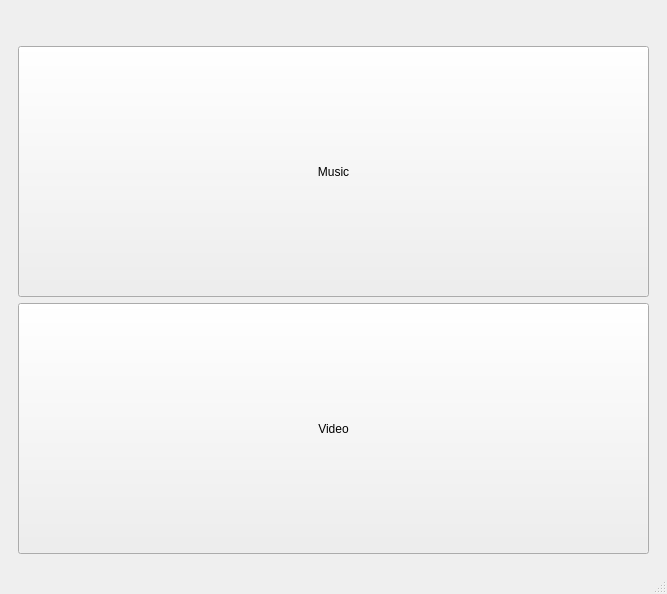
<?xml version="1.0" encoding="UTF-8"?>
<ui version="4.0">
 <class>MainWindow</class>
 <widget class="QMainWindow" name="MainWindow">
  <property name="geometry">
   <rect>
    <x>0</x>
    <y>0</y>
    <width>667</width>
    <height>594</height>
   </rect>
  </property>
  <property name="windowTitle">
   <string>MainWindow</string>
  </property>
  <widget class="QWidget" name="centralwidget">
   <property name="enabled">
    <bool>true</bool>
   </property>
   <layout class="QGridLayout" name="gridLayout_6">
    <item row="0" column="0">
     <widget class="QStackedWidget" name="stackedWidget">
      <property name="currentIndex">
       <number>2</number>
      </property>
      <widget class="QWidget" name="widget_2">
       <property name="enabled">
        <bool>false</bool>
       </property>
       <layout class="QGridLayout" name="gridLayout_8"/>
      </widget>
      <widget class="QWidget" name="musicplayer_menu">
       <layout class="QGridLayout" name="gridLayout_2">
        <item row="0" column="0" alignment="Qt::AlignLeft">
         <widget class="QPushButton" name="pushButtonBack_songs">
          <property name="text">
           <string/>
          </property>
          <property name="icon">
           <iconset>
            <normaloff>icons/back.svg</normaloff>icons/back.svg</iconset>
          </property>
          <property name="flat">
           <bool>true</bool>
          </property>
         </widget>
        </item>
        <item row="1" column="0">
         <layout class="QVBoxLayout" name="verticalLayout_4">
          <item>
           <layout class="QHBoxLayout" name="horizontalLayout_6">
            <item>
             <widget class="QPushButton" name="pushButtonSongs">
              <property name="sizePolicy">
               <sizepolicy hsizetype="Expanding" vsizetype="Expanding">
                <horstretch>0</horstretch>
                <verstretch>0</verstretch>
               </sizepolicy>
              </property>
              <property name="text">
               <string>Songs</string>
              </property>
             </widget>
            </item>
            <item>
             <widget class="QPushButton" name="pushButtonPlaylts">
              <property name="sizePolicy">
               <sizepolicy hsizetype="Expanding" vsizetype="Expanding">
                <horstretch>0</horstretch>
                <verstretch>0</verstretch>
               </sizepolicy>
              </property>
              <property name="text">
               <string>Playlist</string>
              </property>
              <property name="flat">
               <bool>false</bool>
              </property>
             </widget>
            </item>
           </layout>
          </item>
          <item>
           <layout class="QHBoxLayout" name="horizontalLayout_7">
            <item>
             <widget class="QPushButton" name="pushButtonAlbums">
              <property name="sizePolicy">
               <sizepolicy hsizetype="Expanding" vsizetype="Expanding">
                <horstretch>0</horstretch>
                <verstretch>0</verstretch>
               </sizepolicy>
              </property>
              <property name="text">
               <string>Album</string>
              </property>
             </widget>
            </item>
            <item>
             <widget class="QPushButton" name="pushButtonGenre">
              <property name="sizePolicy">
               <sizepolicy hsizetype="Expanding" vsizetype="Expanding">
                <horstretch>0</horstretch>
                <verstretch>0</verstretch>
               </sizepolicy>
              </property>
              <property name="text">
               <string>Genre</string>
              </property>
             </widget>
            </item>
           </layout>
          </item>
         </layout>
        </item>
       </layout>
      </widget>
      <widget class="QWidget" name="mediaplayer_menu">
       <layout class="QGridLayout" name="gridLayout_3">
        <item row="1" column="0">
         <layout class="QVBoxLayout" name="verticalLayout_7">
          <item>
           <layout class="QHBoxLayout" name="horizontalLayout_14">
            <item>
             <widget class="QPushButton" name="pushButtonSongMenu">
              <property name="sizePolicy">
               <sizepolicy hsizetype="Expanding" vsizetype="Expanding">
                <horstretch>0</horstretch>
                <verstretch>0</verstretch>
               </sizepolicy>
              </property>
              <property name="text">
               <string>Music</string>
              </property>
             </widget>
            </item>
           </layout>
          </item>
          <item>
           <layout class="QHBoxLayout" name="horizontalLayout_15">
            <item>
             <widget class="QPushButton" name="pushButtonVideoMenu">
              <property name="sizePolicy">
               <sizepolicy hsizetype="Expanding" vsizetype="Expanding">
                <horstretch>0</horstretch>
                <verstretch>0</verstretch>
               </sizepolicy>
              </property>
              <property name="text">
               <string>Video</string>
              </property>
             </widget>
            </item>
           </layout>
          </item>
         </layout>
        </item>
        <item row="0" column="0">
         <widget class="QPushButton" name="pushButtonBack_MP">
          <property name="enabled">
           <bool>false</bool>
          </property>
          <property name="text">
           <string/>
          </property>
          <property name="flat">
           <bool>true</bool>
          </property>
         </widget>
        </item>
       </layout>
      </widget>
      <widget class="QWidget" name="musicplayer_ui_main">
       <layout class="QGridLayout" name="gridLayout_11">
        <property name="leftMargin">
         <number>9</number>
        </property>
        <item row="0" column="0">
         <layout class="QGridLayout" name="gridLayout_9">
          <item row="0" column="0" alignment="Qt::AlignLeft">
           <widget class="QPushButton" name="pushButtonBack_music">
            <property name="text">
             <string/>
            </property>
            <property name="icon">
             <iconset>
              <normaloff>icons/back.svg</normaloff>icons/back.svg</iconset>
            </property>
            <property name="flat">
             <bool>true</bool>
            </property>
           </widget>
          </item>
          <item row="1" column="0">
           <widget class="QLabel" name="nowplaying_label">
            <property name="text">
             <string/>
            </property>
           </widget>
          </item>
          <item row="2" column="0">
           <widget class="QListView" name="listViewSongs">
            <property name="resizeMode">
             <enum>QListView::Adjust</enum>
            </property>
           </widget>
          </item>
          <item row="3" column="0">
           <layout class="QHBoxLayout" name="horizontalLayout_8">
            <item>
             <widget class="QSlider" name="positionSlider">
              <property name="orientation">
               <enum>Qt::Horizontal</enum>
              </property>
             </widget>
            </item>
            <item>
             <widget class="QLabel" name="labelMediaTime">
              <property name="text">
               <string>00:00</string>
              </property>
             </widget>
            </item>
           </layout>
          </item>
          <item row="4" column="0">
           <layout class="QHBoxLayout" name="horizontalLayout_21">
            <item>
             <widget class="QPushButton" name="pushButton_Prev">
              <property name="text">
               <string/>
              </property>
              <property name="icon">
               <iconset>
                <normaloff>icons/prev.svg</normaloff>icons/prev.svg</iconset>
              </property>
             </widget>
            </item>
            <item>
             <widget class="QPushButton" name="pushButtonPlayPause">
              <property name="text">
               <string/>
              </property>
              <property name="icon">
               <iconset>
                <normaloff>icons/play.svg</normaloff>icons/play.svg</iconset>
              </property>
             </widget>
            </item>
            <item>
             <widget class="QPushButton" name="pushButton_Next">
              <property name="text">
               <string/>
              </property>
              <property name="icon">
               <iconset>
                <normaloff>icons/next.svg</normaloff>icons/next.svg</iconset>
              </property>
             </widget>
            </item>
            <item>
             <widget class="QPushButton" name="pushButtonLoop">
              <property name="text">
               <string/>
              </property>
              <property name="icon">
               <iconset>
                <normaloff>icons/loop.svg</normaloff>icons/loop.svg</iconset>
              </property>
             </widget>
            </item>
            <item>
             <widget class="QPushButton" name="pushButtonShuffle">
              <property name="text">
               <string/>
              </property>
              <property name="icon">
               <iconset>
                <normaloff>icons/shuffle.svg</normaloff>icons/shuffle.svg</iconset>
              </property>
             </widget>
            </item>
            <item alignment="Qt::AlignRight">
             <widget class="QSlider" name="volSlider">
              <property name="orientation">
               <enum>Qt::Horizontal</enum>
              </property>
             </widget>
            </item>
           </layout>
          </item>
         </layout>
        </item>
       </layout>
      </widget>
      <widget class="QWidget" name="agp_ui">
       <layout class="QGridLayout" name="gridLayout_12">
        <item row="0" column="0">
         <layout class="QGridLayout" name="gridLayout_10">
          <item row="0" column="0" alignment="Qt::AlignLeft">
           <widget class="QPushButton" name="pushButton_back_list_playlist">
            <property name="text">
             <string/>
            </property>
            <property name="icon">
             <iconset>
              <normaloff>icons/back.svg</normaloff>icons/back.svg</iconset>
            </property>
            <property name="flat">
             <bool>true</bool>
            </property>
           </widget>
          </item>
          <item row="1" column="0">
           <widget class="QListView" name="listView">
            <property name="iconSize">
             <size>
              <width>60</width>
              <height>60</height>
             </size>
            </property>
            <property name="resizeMode">
             <enum>QListView::Adjust</enum>
            </property>
           </widget>
          </item>
         </layout>
        </item>
       </layout>
      </widget>
      <widget class="QWidget" name="widget">
       <property name="enabled">
        <bool>false</bool>
       </property>
       <layout class="QGridLayout" name="gridLayout_4"/>
      </widget>
      <widget class="QWidget" name="musicplayer_ui_sec">
       <layout class="QGridLayout" name="gridLayout">
        <item row="0" column="0">
         <layout class="QGridLayout" name="gridLayout_5">
          <item row="1" column="0">
           <widget class="QLabel" name="nowplaying_label_2">
            <property name="text">
             <string/>
            </property>
           </widget>
          </item>
          <item row="2" column="0">
           <widget class="QListView" name="listViewSongs_2">
            <property name="resizeMode">
             <enum>QListView::Adjust</enum>
            </property>
           </widget>
          </item>
          <item row="0" column="0" alignment="Qt::AlignLeft">
           <widget class="QPushButton" name="pushButtonBack_music_2">
            <property name="text">
             <string/>
            </property>
            <property name="icon">
             <iconset>
              <normaloff>icons/back.svg</normaloff>icons/back.svg</iconset>
            </property>
            <property name="flat">
             <bool>true</bool>
            </property>
           </widget>
          </item>
          <item row="4" column="0">
           <layout class="QHBoxLayout" name="horizontalLayout_22">
            <item>
             <widget class="QPushButton" name="pushButton_Prev_2">
              <property name="text">
               <string/>
              </property>
              <property name="icon">
               <iconset>
                <normaloff>icons/prev.svg</normaloff>icons/prev.svg</iconset>
              </property>
             </widget>
            </item>
            <item>
             <widget class="QPushButton" name="pushButtonPlayPause_2">
              <property name="text">
               <string/>
              </property>
              <property name="icon">
               <iconset>
                <normaloff>icons/play.svg</normaloff>icons/play.svg</iconset>
              </property>
             </widget>
            </item>
            <item>
             <widget class="QPushButton" name="pushButton_Next_2">
              <property name="text">
               <string/>
              </property>
              <property name="icon">
               <iconset>
                <normaloff>icons/next.svg</normaloff>icons/next.svg</iconset>
              </property>
             </widget>
            </item>
            <item>
             <widget class="QPushButton" name="pushButtonLoop_2">
              <property name="text">
               <string/>
              </property>
              <property name="icon">
               <iconset>
                <normaloff>icons/loop.svg</normaloff>icons/loop.svg</iconset>
              </property>
             </widget>
            </item>
            <item>
             <widget class="QPushButton" name="pushButtonShuffle_2">
              <property name="text">
               <string/>
              </property>
              <property name="icon">
               <iconset>
                <normaloff>icons/shuffle.svg</normaloff>icons/shuffle.svg</iconset>
              </property>
             </widget>
            </item>
            <item alignment="Qt::AlignRight">
             <widget class="QSlider" name="volSlider_2">
              <property name="orientation">
               <enum>Qt::Horizontal</enum>
              </property>
             </widget>
            </item>
           </layout>
          </item>
          <item row="3" column="0">
           <layout class="QHBoxLayout" name="horizontalLayout_9">
            <item>
             <widget class="QSlider" name="positionSlider_2">
              <property name="orientation">
               <enum>Qt::Horizontal</enum>
              </property>
             </widget>
            </item>
            <item>
             <widget class="QLabel" name="labelMediaTime_2">
              <property name="text">
               <string>00:00</string>
              </property>
             </widget>
            </item>
           </layout>
          </item>
         </layout>
        </item>
       </layout>
      </widget>
     </widget>
    </item>
   </layout>
  </widget>
  <widget class="QMenuBar" name="menubar">
   <property name="geometry">
    <rect>
     <x>0</x>
     <y>0</y>
     <width>667</width>
     <height>28</height>
    </rect>
   </property>
  </widget>
  <widget class="QStatusBar" name="statusbar"/>
 </widget>
 <resources/>
 <connections/>
</ui>
